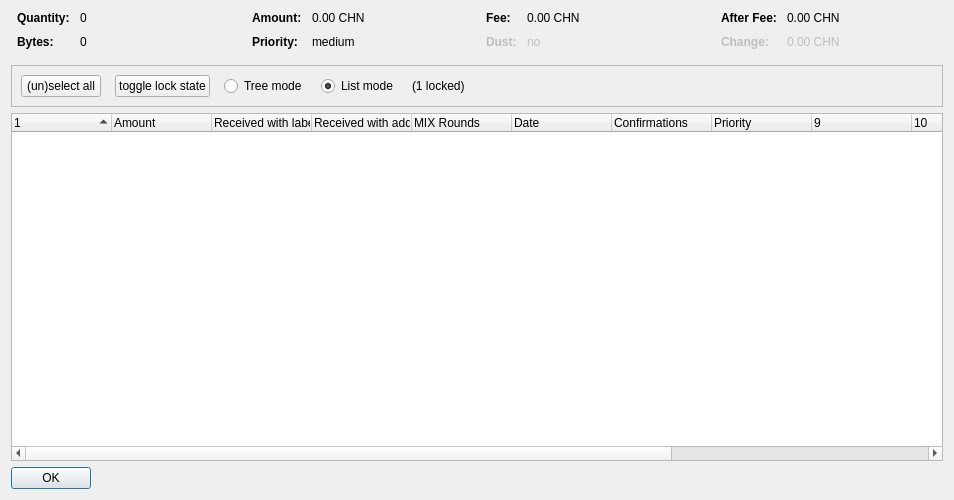
<?xml version="1.0" encoding="UTF-8"?>
<ui version="4.0">
 <class>CoinControlDialog</class>
 <widget class="QDialog" name="CoinControlDialog">
  <property name="geometry">
   <rect>
    <x>0</x>
    <y>0</y>
    <width>954</width>
    <height>500</height>
   </rect>
  </property>
  <property name="windowTitle">
   <string>Coin Selection</string>
  </property>
  <layout class="QVBoxLayout" name="verticalLayout">
   <item>
    <layout class="QHBoxLayout" name="horizontalLayoutTop" stretch="0,0,0,0">
     <property name="topMargin">
      <number>0</number>
     </property>
     <property name="bottomMargin">
      <number>10</number>
     </property>
     <item>
      <layout class="QFormLayout" name="formLayoutCoinControl1">
       <property name="horizontalSpacing">
        <number>10</number>
       </property>
       <property name="verticalSpacing">
        <number>10</number>
       </property>
       <property name="leftMargin">
        <number>6</number>
       </property>
       <property name="rightMargin">
        <number>6</number>
       </property>
       <item row="0" column="0">
        <widget class="QLabel" name="labelCoinControlQuantityText">
         <property name="font">
          <font>
           <weight>75</weight>
           <bold>true</bold>
          </font>
         </property>
         <property name="text">
          <string>Quantity:</string>
         </property>
        </widget>
       </item>
       <item row="0" column="1">
        <widget class="QLabel" name="labelCoinControlQuantity">
         <property name="cursor">
          <cursorShape>IBeamCursor</cursorShape>
         </property>
         <property name="contextMenuPolicy">
          <enum>Qt::ActionsContextMenu</enum>
         </property>
         <property name="text">
          <string notr="true">0</string>
         </property>
         <property name="textInteractionFlags">
          <set>Qt::LinksAccessibleByMouse|Qt::TextSelectableByKeyboard|Qt::TextSelectableByMouse</set>
         </property>
        </widget>
       </item>
       <item row="1" column="0">
        <widget class="QLabel" name="labelCoinControlBytesText">
         <property name="font">
          <font>
           <weight>75</weight>
           <bold>true</bold>
          </font>
         </property>
         <property name="text">
          <string>Bytes:</string>
         </property>
        </widget>
       </item>
       <item row="1" column="1">
        <widget class="QLabel" name="labelCoinControlBytes">
         <property name="cursor">
          <cursorShape>IBeamCursor</cursorShape>
         </property>
         <property name="contextMenuPolicy">
          <enum>Qt::ActionsContextMenu</enum>
         </property>
         <property name="text">
          <string notr="true">0</string>
         </property>
         <property name="textInteractionFlags">
          <set>Qt::LinksAccessibleByMouse|Qt::TextSelectableByKeyboard|Qt::TextSelectableByMouse</set>
         </property>
        </widget>
       </item>
      </layout>
     </item>
     <item>
      <layout class="QFormLayout" name="formLayoutCoinControl2">
       <property name="horizontalSpacing">
        <number>10</number>
       </property>
       <property name="verticalSpacing">
        <number>10</number>
       </property>
       <property name="leftMargin">
        <number>6</number>
       </property>
       <property name="rightMargin">
        <number>6</number>
       </property>
       <item row="0" column="0">
        <widget class="QLabel" name="labelCoinControlAmountText">
         <property name="font">
          <font>
           <weight>75</weight>
           <bold>true</bold>
          </font>
         </property>
         <property name="text">
          <string>Amount:</string>
         </property>
        </widget>
       </item>
       <item row="0" column="1">
        <widget class="QLabel" name="labelCoinControlAmount">
         <property name="cursor">
          <cursorShape>IBeamCursor</cursorShape>
         </property>
         <property name="contextMenuPolicy">
          <enum>Qt::ActionsContextMenu</enum>
         </property>
         <property name="text">
          <string notr="true">0.00 CHN</string>
         </property>
         <property name="textInteractionFlags">
          <set>Qt::LinksAccessibleByMouse|Qt::TextSelectableByKeyboard|Qt::TextSelectableByMouse</set>
         </property>
        </widget>
       </item>
       <item row="1" column="0">
        <widget class="QLabel" name="labelCoinControlPriorityText">
         <property name="font">
          <font>
           <weight>75</weight>
           <bold>true</bold>
          </font>
         </property>
         <property name="text">
          <string>Priority:</string>
         </property>
        </widget>
       </item>
       <item row="1" column="1">
        <widget class="QLabel" name="labelCoinControlPriority">
         <property name="cursor">
          <cursorShape>IBeamCursor</cursorShape>
         </property>
         <property name="contextMenuPolicy">
          <enum>Qt::ActionsContextMenu</enum>
         </property>
         <property name="text">
          <string>medium</string>
         </property>
         <property name="textInteractionFlags">
          <set>Qt::LinksAccessibleByMouse|Qt::TextSelectableByKeyboard|Qt::TextSelectableByMouse</set>
         </property>
        </widget>
       </item>
      </layout>
     </item>
     <item>
      <layout class="QFormLayout" name="formLayoutCoinControl3">
       <property name="horizontalSpacing">
        <number>10</number>
       </property>
       <property name="verticalSpacing">
        <number>10</number>
       </property>
       <property name="leftMargin">
        <number>6</number>
       </property>
       <property name="rightMargin">
        <number>6</number>
       </property>
       <item row="0" column="0">
        <widget class="QLabel" name="labelCoinControlFeeText">
         <property name="font">
          <font>
           <weight>75</weight>
           <bold>true</bold>
          </font>
         </property>
         <property name="text">
          <string>Fee:</string>
         </property>
        </widget>
       </item>
       <item row="0" column="1">
        <widget class="QLabel" name="labelCoinControlFee">
         <property name="cursor">
          <cursorShape>IBeamCursor</cursorShape>
         </property>
         <property name="contextMenuPolicy">
          <enum>Qt::ActionsContextMenu</enum>
         </property>
         <property name="text">
          <string notr="true">0.00 CHN</string>
         </property>
         <property name="textInteractionFlags">
          <set>Qt::LinksAccessibleByMouse|Qt::TextSelectableByKeyboard|Qt::TextSelectableByMouse</set>
         </property>
        </widget>
       </item>
       <item row="1" column="0">
        <widget class="QLabel" name="labelCoinControlLowOutputText">
         <property name="enabled">
          <bool>false</bool>
         </property>
         <property name="font">
          <font>
           <weight>75</weight>
           <bold>true</bold>
          </font>
         </property>
         <property name="text">
          <string>Dust:</string>
         </property>
        </widget>
       </item>
       <item row="1" column="1">
        <widget class="QLabel" name="labelCoinControlLowOutput">
         <property name="enabled">
          <bool>false</bool>
         </property>
         <property name="cursor">
          <cursorShape>IBeamCursor</cursorShape>
         </property>
         <property name="contextMenuPolicy">
          <enum>Qt::ActionsContextMenu</enum>
         </property>
         <property name="text">
          <string>no</string>
         </property>
         <property name="textInteractionFlags">
          <set>Qt::LinksAccessibleByMouse|Qt::TextSelectableByKeyboard|Qt::TextSelectableByMouse</set>
         </property>
        </widget>
       </item>
      </layout>
     </item>
     <item>
      <layout class="QFormLayout" name="formLayoutCoinControl4">
       <property name="horizontalSpacing">
        <number>10</number>
       </property>
       <property name="verticalSpacing">
        <number>10</number>
       </property>
       <property name="leftMargin">
        <number>6</number>
       </property>
       <property name="rightMargin">
        <number>6</number>
       </property>
       <item row="0" column="0">
        <widget class="QLabel" name="labelCoinControlAfterFeeText">
         <property name="font">
          <font>
           <weight>75</weight>
           <bold>true</bold>
          </font>
         </property>
         <property name="text">
          <string>After Fee:</string>
         </property>
        </widget>
       </item>
       <item row="0" column="1">
        <widget class="QLabel" name="labelCoinControlAfterFee">
         <property name="cursor">
          <cursorShape>IBeamCursor</cursorShape>
         </property>
         <property name="contextMenuPolicy">
          <enum>Qt::ActionsContextMenu</enum>
         </property>
         <property name="text">
          <string notr="true">0.00 CHN</string>
         </property>
         <property name="textInteractionFlags">
          <set>Qt::LinksAccessibleByMouse|Qt::TextSelectableByKeyboard|Qt::TextSelectableByMouse</set>
         </property>
        </widget>
       </item>
       <item row="1" column="0">
        <widget class="QLabel" name="labelCoinControlChangeText">
         <property name="enabled">
          <bool>false</bool>
         </property>
         <property name="font">
          <font>
           <weight>75</weight>
           <bold>true</bold>
          </font>
         </property>
         <property name="text">
          <string>Change:</string>
         </property>
        </widget>
       </item>
       <item row="1" column="1">
        <widget class="QLabel" name="labelCoinControlChange">
         <property name="enabled">
          <bool>false</bool>
         </property>
         <property name="cursor">
          <cursorShape>IBeamCursor</cursorShape>
         </property>
         <property name="contextMenuPolicy">
          <enum>Qt::ActionsContextMenu</enum>
         </property>
         <property name="text">
          <string notr="true">0.00 CHN</string>
         </property>
         <property name="textInteractionFlags">
          <set>Qt::LinksAccessibleByMouse|Qt::TextSelectableByKeyboard|Qt::TextSelectableByMouse</set>
         </property>
        </widget>
       </item>
      </layout>
     </item>
    </layout>
   </item>
   <item>
    <widget class="QFrame" name="frame">
     <property name="minimumSize">
      <size>
       <width>0</width>
       <height>40</height>
      </size>
     </property>
     <property name="frameShape">
      <enum>QFrame::StyledPanel</enum>
     </property>
     <property name="frameShadow">
      <enum>QFrame::Sunken</enum>
     </property>
     <layout class="QHBoxLayout" name="horizontalLayout">
      <item>
       <layout class="QHBoxLayout" name="horizontalLayoutPanel" stretch="0,0,0,0,0,0">
        <property name="spacing">
         <number>14</number>
        </property>
        <item>
         <widget class="QPushButton" name="pushButtonSelectAll">
          <property name="sizePolicy">
           <sizepolicy hsizetype="Maximum" vsizetype="Fixed">
            <horstretch>0</horstretch>
            <verstretch>0</verstretch>
           </sizepolicy>
          </property>
          <property name="text">
           <string>(un)select all</string>
          </property>
          <property name="autoDefault">
           <bool>false</bool>
          </property>
         </widget>
        </item>
        <item>
         <widget class="QPushButton" name="pushButtonToggleLock">
          <property name="sizePolicy">
           <sizepolicy hsizetype="Maximum" vsizetype="Fixed">
            <horstretch>0</horstretch>
            <verstretch>0</verstretch>
           </sizepolicy>
          </property>
          <property name="text">
           <string>toggle lock state</string>
          </property>
          <property name="autoDefault">
           <bool>false</bool>
          </property>
         </widget>
        </item>
        <item>
         <widget class="QRadioButton" name="radioTreeMode">
          <property name="sizePolicy">
           <sizepolicy hsizetype="Maximum" vsizetype="Fixed">
            <horstretch>0</horstretch>
            <verstretch>0</verstretch>
           </sizepolicy>
          </property>
          <property name="text">
           <string>Tree mode</string>
          </property>
         </widget>
        </item>
        <item>
         <widget class="QRadioButton" name="radioListMode">
          <property name="sizePolicy">
           <sizepolicy hsizetype="Maximum" vsizetype="Fixed">
            <horstretch>0</horstretch>
            <verstretch>0</verstretch>
           </sizepolicy>
          </property>
          <property name="text">
           <string>List mode</string>
          </property>
          <property name="checked">
           <bool>true</bool>
          </property>
         </widget>
        </item>
        <item>
         <widget class="QLabel" name="labelLocked">
          <property name="text">
           <string>(1 locked)</string>
          </property>
         </widget>
        </item>
        <item>
         <spacer name="horizontalSpacer">
          <property name="orientation">
           <enum>Qt::Horizontal</enum>
          </property>
          <property name="sizeHint" stdset="0">
           <size>
            <width>40</width>
            <height>20</height>
           </size>
          </property>
         </spacer>
        </item>
       </layout>
      </item>
     </layout>
    </widget>
   </item>
   <item>
    <widget class="CoinControlTreeWidget" name="treeWidget">
     <property name="contextMenuPolicy">
      <enum>Qt::CustomContextMenu</enum>
     </property>
     <property name="sortingEnabled">
      <bool>false</bool>
     </property>
     <property name="columnCount">
      <number>13</number>
     </property>
     <attribute name="headerShowSortIndicator" stdset="0">
      <bool>true</bool>
     </attribute>
     <attribute name="headerStretchLastSection">
      <bool>false</bool>
     </attribute>
     <column>
      <property name="text">
       <string/>
      </property>
     </column>
     <column>
      <property name="text">
       <string>Amount</string>
      </property>
     </column>
     <column>
      <property name="text">
       <string>Received with label</string>
      </property>
     </column>
     <column>
      <property name="text">
       <string>Received with address</string>
      </property>
     </column>
     <column>
      <property name="text">
       <string>MIX Rounds</string>
      </property>
     </column>
     <column>
      <property name="text">
       <string>Date</string>
      </property>
     </column>
     <column>
      <property name="text">
       <string>Confirmations</string>
      </property>
      <property name="toolTip">
       <string>Confirmed</string>
      </property>
     </column>
     <column>
      <property name="text">
       <string>Priority</string>
      </property>
     </column>
     <column>
      <property name="text">
       <string/>
      </property>
     </column>
     <column>
      <property name="text">
       <string/>
      </property>
     </column>
     <column>
      <property name="text">
       <string/>
      </property>
     </column>
     <column>
      <property name="text">
       <string/>
      </property>
     </column>
     <column>
      <property name="text">
       <string/>
      </property>
     </column>
    </widget>
   </item>
   <item>
    <widget class="QDialogButtonBox" name="buttonBox">
     <property name="sizePolicy">
      <sizepolicy hsizetype="Maximum" vsizetype="Fixed">
       <horstretch>0</horstretch>
       <verstretch>0</verstretch>
      </sizepolicy>
     </property>
     <property name="orientation">
      <enum>Qt::Horizontal</enum>
     </property>
     <property name="standardButtons">
      <set>QDialogButtonBox::Ok</set>
     </property>
    </widget>
   </item>
  </layout>
 </widget>
 <customwidgets>
  <customwidget>
   <class>CoinControlTreeWidget</class>
   <extends>QTreeWidget</extends>
   <header>coincontroltreewidget.h</header>
  </customwidget>
 </customwidgets>
 <resources/>
 <connections/>
</ui>
